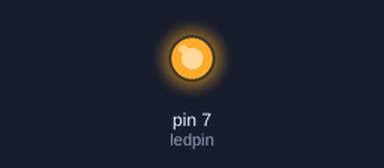
The sketch below on a simulated Arduino Uno, built with avr-gcc and run on an emulated ATmega328P. Shown: output pins drawn as LEDs (lit = HIGH).

Above: at 2.5 s.
At 5.5 s:
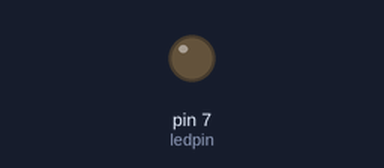
Timing chart, 0 to 7.8 s (numbered marks = the images above):
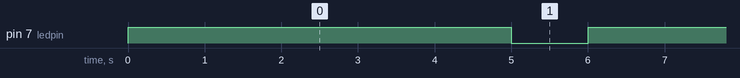

The sketch:

BOT_ledlamp.ino
```cpp
int ledpin = 7;
void setup()
{

  pinMode(ledpin, OUTPUT);
}


void loop()
{
  digitalWrite(ledpin, HIGH);   // turn the LED on (HIGH is the voltage level)
  delay(5000);                       // wait for a second
  digitalWrite(ledpin, LOW);    // turn the LED off by making the voltage LOW
  delay(1000);                       // wait for a second
}
```

Measured:
- by itself, pin 7 (ledpin): alternates HIGH for 5.0 s and LOW for 1.0 s
